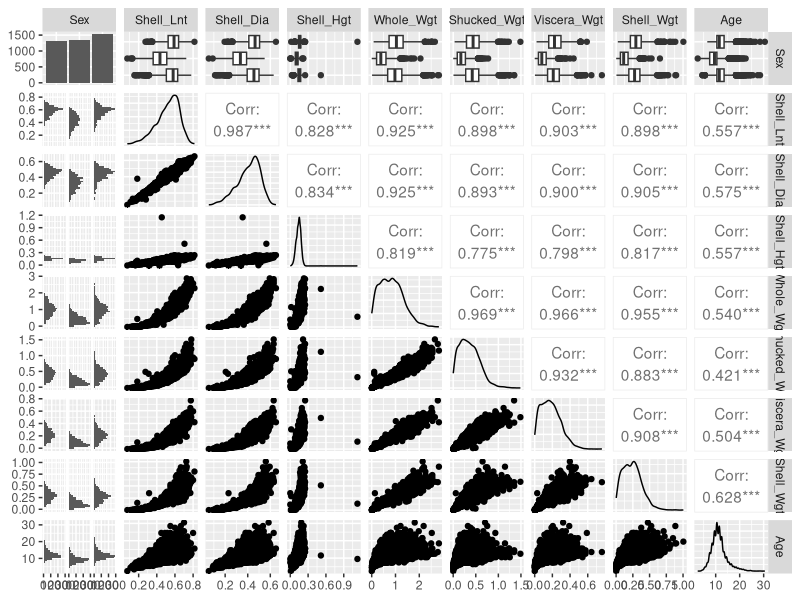
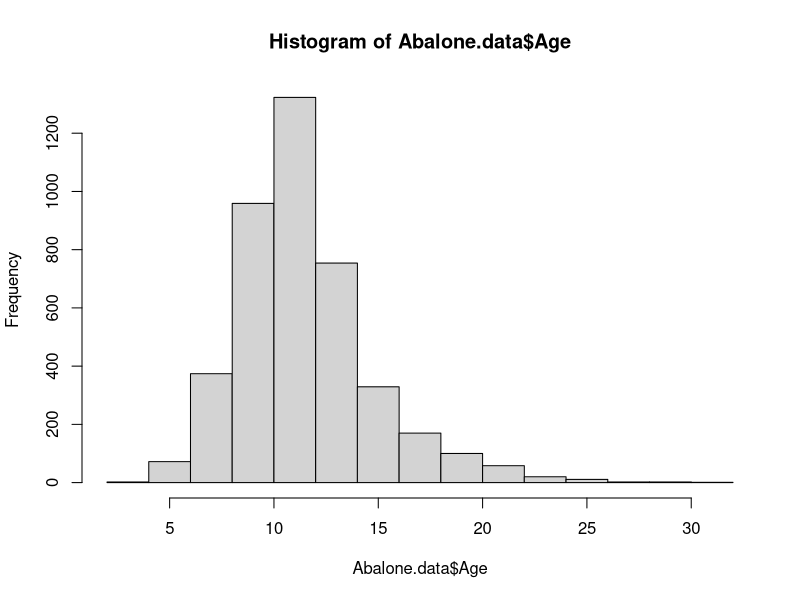
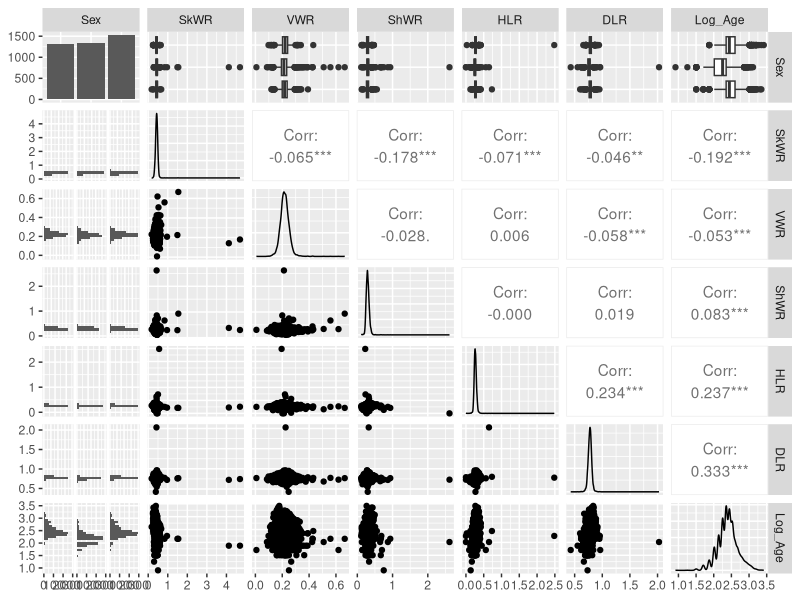
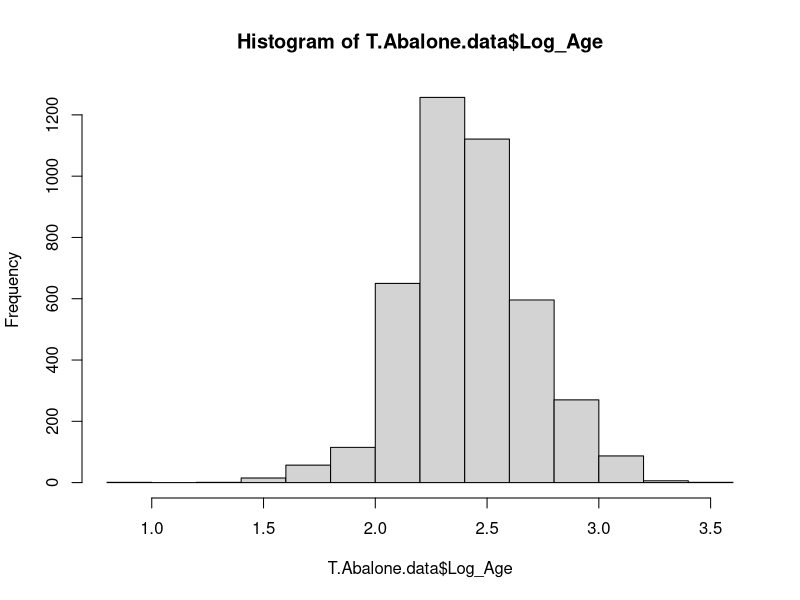
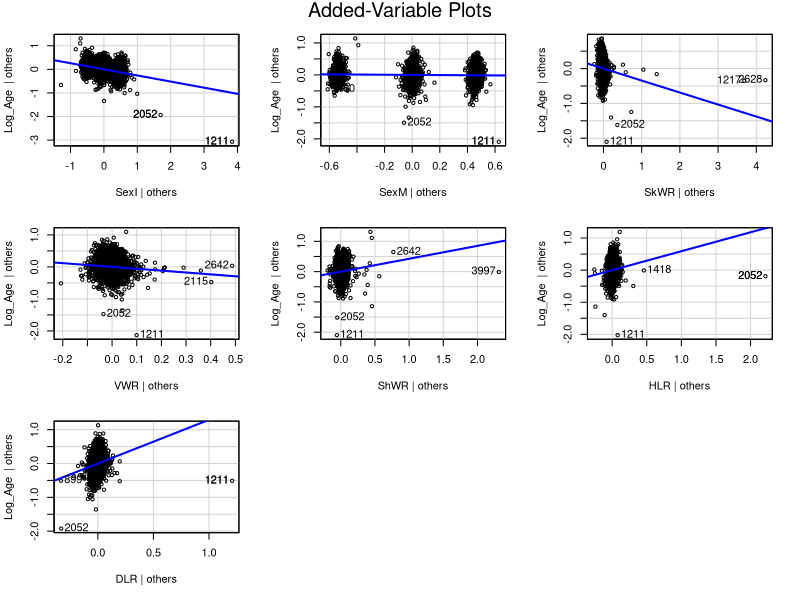
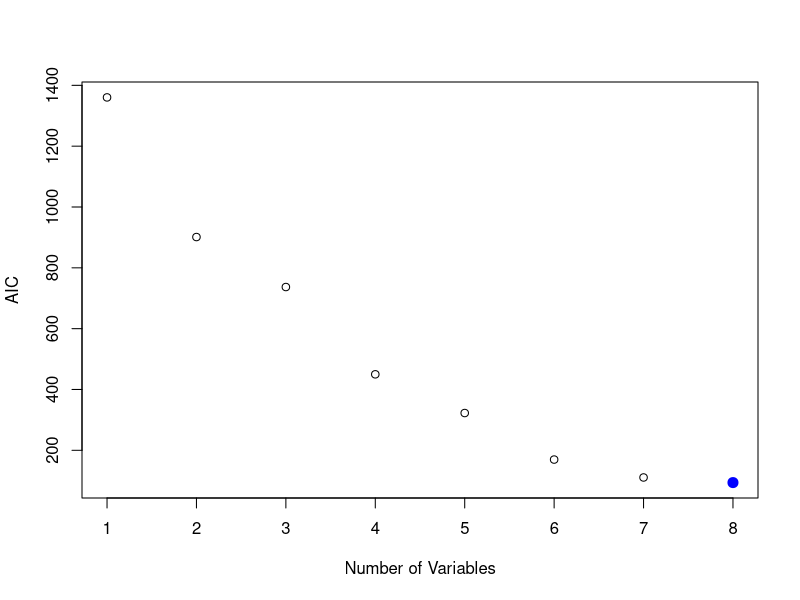
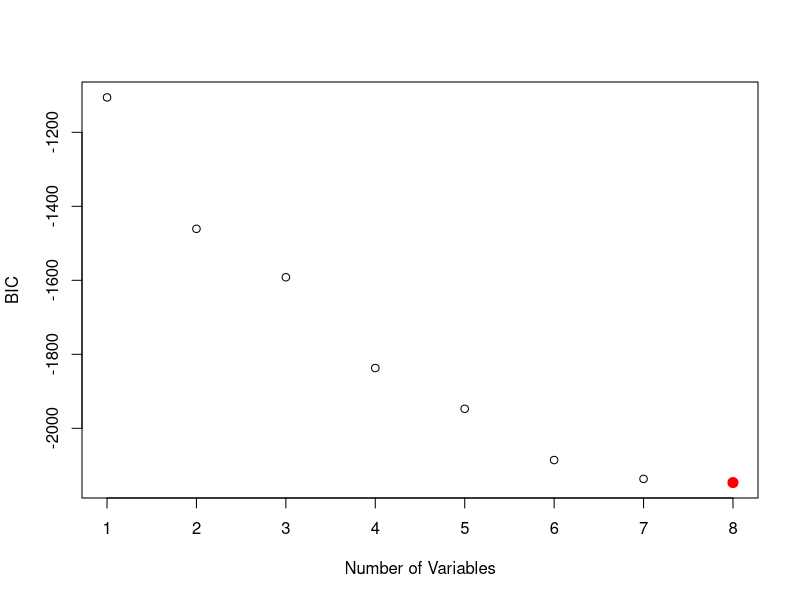

Generate these figures, in order, with R:
## ---- chunk 1
knitr::opts_chunk$set(echo = TRUE)
library(GGally)
library(car)
library(ggplot2)
library(ggfortify)
library(dplyr)
library(tidyverse)
library(lattice)
library(leaps)
library(boot)
library(caTools)
## ---- chunk 2
setwd("C:\\Users\\satoy\\Desktop\\1st Yr 1st Sem\\STA 563\\Project 2\\Abalone")
Abalone.data<-read.csv("abalone.csv", header=TRUE, sep=",")
Abalone.data<-Abalone.data%>%mutate(Age=Rings+1.5)#Computing the age variable
dim(Abalone.data) # number of rows and columns
ggpairs(Abalone.data, c("Sex","Shell_Lnt","Shell_Dia","Shell_Hgt","Whole_Wgt","Shucked_Wgt","Viscera_Wgt","Shell_Wgt","Age"))
## ---- chunk 3
hist(Abalone.data$Age)
## ---- chunk 4
T.Abalone.data<-Abalone.data%>%mutate(Log_Age=log(Age),SkWR=(Shucked_Wgt/Whole_Wgt),VWR=(Viscera_Wgt/Whole_Wgt),ShWR=(Shell_Wgt/Whole_Wgt),HLR=(Shell_Hgt/Shell_Lnt),DLR=(Shell_Dia/Shell_Lnt))
dim(T.Abalone.data) # number of rows and columns
ggpairs(T.Abalone.data, c("Sex","SkWR","VWR","ShWR","HLR","DLR","Log_Age"))
## ---- chunk 5
hist(T.Abalone.data$Log_Age)
## ---- chunk 6
model.main_effects<-lm(Log_Age~Sex+SkWR+VWR+ShWR+HLR+DLR, data=T.Abalone.data)
avPlots(model.main_effects)
## ---- chunk 7
full.Abalone=regsubsets(Log_Age~(Sex+SkWR+VWR+ShWR+HLR+DLR)^2, data=T.Abalone.data)
Summary.Abalone=summary(full.Abalone)
names(Summary.Abalone)

#Model selection using the AIC criterion
Best.AIC.Model=which.min(Summary.Abalone$cp)
Best.AIC.Model
#graph showing the preferred  number of terms in the model
plot(Summary.Abalone$cp, xlab="Number of Variables",ylab="AIC")
points(Best.AIC.Model,Summary.Abalone$cp[Best.AIC.Model], col="blue", cex=2,pch=20)
#specific model chosen per AIC criterion
coef(full.Abalone,Best.AIC.Model) 

## ---- chunk 8
#Model selection using the BIC criterion
Best.BIC.Model=which.min(Summary.Abalone$bic)
Best.BIC.Model
#graph showing the preferred  number of terms in the model
plot(Summary.Abalone$bic, xlab="Number of Variables",ylab="BIC")
points(Best.BIC.Model,Summary.Abalone$bic[Best.BIC.Model], col="red", cex=2,pch=20)
#specific model chosen per BIC criterion
coef(full.Abalone,Best.BIC.Model) 
## ---- chunk 9
# Split the dataset into training and holdout sets
set.seed(123)  # For reproducibility
T.Abalone.data$split <- sample(c(0, 1), size = nrow(T.Abalone.data), replace = TRUE,prob = c(0.3, 0.7))
T.Abalone.data$SexI<-T.Abalone.data$Sex=="I"

# Create the training set
training_set <- subset(T.Abalone.data, split ==1)

# Create the holdout set
holdout_set <- subset(T.Abalone.data, split == 0)


#Model suggested by AIC/BIC criteria
BICModel.fit=lm(Log_Age~SexI+HLR+DLR+SexI:SkWR+SexI:DLR+SkWR:HLR+VWR:HLR+HLR:DLR, data=training_set)

BICModel_RMSE<-sqrt(mean((holdout_set$Log_Age-predict(BICModel.fit,holdout_set))^2))
print(paste('BIC Model test error: ', BICModel_RMSE))

MEModel.fit=lm(Log_Age~Sex+SkWR+VWR+ShWR+HLR+DLR, data=training_set)

MEModel_RMSE<-sqrt(mean((holdout_set$Log_Age-predict(MEModel.fit,holdout_set))^2))
print(paste('Main effects Model test error: ', MEModel_RMSE))

#The full Model containing all the predictors and their interactions
fullModel.fit=lm(Log_Age~(Sex+SkWR+VWR+ShWR+HLR+DLR)^2, data=training_set)

FullMOdel_RMSE<-sqrt(mean((holdout_set$Log_Age-predict(fullModel.fit,holdout_set))^2))
print(paste('Full Model test error: ', FullMOdel_RMSE))
## ---- chunk 10
BICModel.fit.KF=glm(Log_Age~SexI+HLR+DLR+SexI:SkWR+SexI:DLR+SkWR:HLR+VWR:HLR+HLR:DLR, data=T.Abalone.data)
error.KF1=cv.glm(T.Abalone.data,BICModel.fit.KF, K=10)
#Compute RMSE for AIC/BIC model
BICMOdel_RMSE1<-sqrt(error.KF1$delta[1])
print(paste('BIC Model test error: ', BICMOdel_RMSE1))
## ---- chunk 11
MEModel.fit.KF=glm(Log_Age~Sex+SkWR+VWR+ShWR+HLR+DLR, data=T.Abalone.data)
error.KF2=cv.glm(T.Abalone.data,MEModel.fit.KF, K=10)
#Compute RMSE for AIC/BIC model
MEMOdel_RMSE1<-sqrt(error.KF2$delta[1])
print(paste('Main effects Model test error: ', MEMOdel_RMSE1))
## ---- chunk 12
fullModel.fit.KF=glm(Log_Age~(Sex+SkWR+VWR+ShWR+HLR+DLR)^2, data=T.Abalone.data)
error.KF3=cv.glm(T.Abalone.data,fullModel.fit.KF, K=10)
#Compute RMSE for the full model
FullMOdel_RMSE1<-sqrt(error.KF3$delta[1])
print(paste('Full Model test error: ', FullMOdel_RMSE1))
## ---- chunk 13
full.Abalone=regsubsets(Log_Age~(Sex+SkWR+VWR+ShWR+HLR+DLR)^2, data=T.Abalone.data, method="forward")
Summary.Abalone=summary(full.Abalone)
Summary.Abalone
